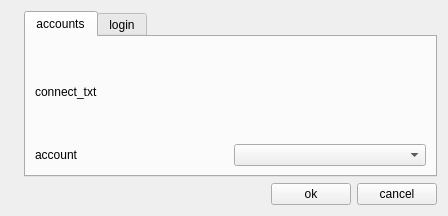
<ui version="4.0" >
 <class>Connect</class>
 <widget class="QWidget" name="Connect" >
  <property name="geometry" >
   <rect>
    <x>0</x>
    <y>0</y>
    <width>448</width>
    <height>216</height>
   </rect>
  </property>
  <property name="windowTitle" >
   <string>connect</string>
  </property>
  <layout class="QGridLayout" >
   <item row="0" column="0" >
    <layout class="QHBoxLayout" >
     <item>
      <widget class="QLabel" name="label_5" >
       <property name="text" >
        <string/>
       </property>
       <property name="pixmap" >
        <pixmap>../images/logo.png</pixmap>
       </property>
      </widget>
     </item>
     <item>
      <layout class="QVBoxLayout" >
       <item>
        <widget class="QTabWidget" name="connectBox" >
         <property name="currentIndex" >
          <number>0</number>
         </property>
         <widget class="QWidget" name="tab" >
          <attribute name="title" >
           <string>accounts</string>
          </attribute>
          <layout class="QGridLayout" >
           <item row="0" column="0" >
            <layout class="QVBoxLayout" >
             <item>
              <widget class="QLabel" name="label_2" >
               <property name="text" >
                <string>connect_txt</string>
               </property>
              </widget>
             </item>
             <item>
              <layout class="QHBoxLayout" >
               <item>
                <widget class="QLabel" name="label" >
                 <property name="text" >
                  <string>account</string>
                 </property>
                </widget>
               </item>
               <item>
                <widget class="QComboBox" name="accounts" />
               </item>
              </layout>
             </item>
            </layout>
           </item>
          </layout>
         </widget>
         <widget class="QWidget" name="tab_2" >
          <attribute name="title" >
           <string>login</string>
          </attribute>
          <layout class="QGridLayout" >
           <item row="0" column="0" >
            <layout class="QGridLayout" >
             <item row="0" column="0" >
              <widget class="QLabel" name="label_3" >
               <property name="text" >
                <string>username</string>
               </property>
              </widget>
             </item>
             <item row="0" column="1" >
              <widget class="QLineEdit" name="username" >
               <property name="maxLength" >
                <number>20</number>
               </property>
              </widget>
             </item>
             <item row="1" column="0" >
              <widget class="QLabel" name="label_4" >
               <property name="text" >
                <string>password</string>
               </property>
              </widget>
             </item>
             <item row="1" column="1" >
              <widget class="QLineEdit" name="password" >
               <property name="maxLength" >
                <number>20</number>
               </property>
              </widget>
             </item>
            </layout>
           </item>
          </layout>
         </widget>
        </widget>
       </item>
       <item>
        <layout class="QHBoxLayout" >
         <item>
          <spacer>
           <property name="orientation" >
            <enum>Qt::Horizontal</enum>
           </property>
           <property name="sizeHint" >
            <size>
             <width>40</width>
             <height>20</height>
            </size>
           </property>
          </spacer>
         </item>
         <item>
          <widget class="QPushButton" name="pushButtonOk" >
           <property name="text" >
            <string>ok</string>
           </property>
          </widget>
         </item>
         <item>
          <widget class="QPushButton" name="pushButtonCancel" >
           <property name="text" >
            <string>cancel</string>
           </property>
          </widget>
         </item>
        </layout>
       </item>
      </layout>
     </item>
    </layout>
   </item>
  </layout>
 </widget>
 <tabstops>
  <tabstop>pushButtonOk</tabstop>
  <tabstop>pushButtonCancel</tabstop>
 </tabstops>
 <resources/>
 <connections/>
</ui>
